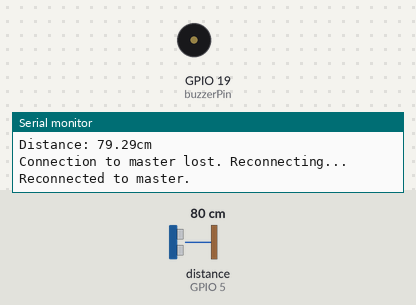
A sketch run on a simulated ESP32. Parts: buzzer (waves = sounding, pin HIGH), the last lines printed to the serial monitor. Wiring (inferred from the names in the program): ultrasonic range finder: trigger GPIO 4; echo GPIO 5. Inputs (shaded band) come from the test bench; at power-on: distance to the obstacle (sensor on GPIO 5) 80 cm. The echo pulse lasts 58.3 µs per cm; WiFi joins after 1.5 s; servers stay silent unless stated; pins used as bus, display or sensor lines are not drawn.

Above: at 3.0 s.
3.1 s: distance to the obstacle (sensor on GPIO 5) set to 8 cm
5.4 s: distance to the obstacle (sensor on GPIO 5) set to 5 cm
At 6.8 s:
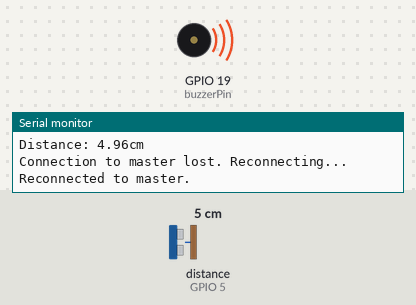
7.9 s: distance to the obstacle (sensor on GPIO 5) set to 9 cm
At 9.8 s:
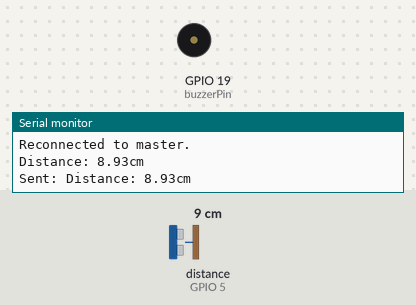
10.1 s: distance to the obstacle (sensor on GPIO 5) set to 2 cm
At 11.6 s:
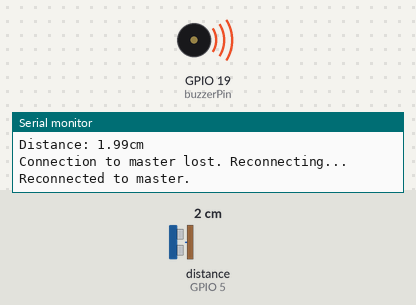
Timing chart, 0 to 13.1 s (numbered marks = the images above; inputs shaded):
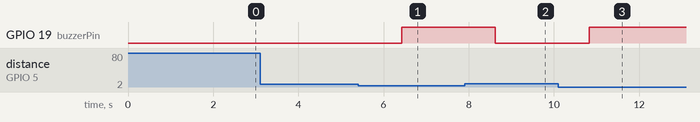

The sketch:

Monitoring.ino
```cpp
#define BLYNK_TEMPLATE_ID "TMPL6sea6MyLQ"
#define BLYNK_TEMPLATE_NAME "uas"
#define BLYNK_AUTH_TOKEN "SdjK5Kt_nZ4MUttY2gmizZDN_dmH5v5Y"


#include <WiFi.h>
#include <BlynkSimpleEsp32.h>

char auth[] = "SdjK5Kt_nZ4MUttY2gmizZDN_dmH5v5Y"; // Masukkan token autentikasi Blynk Anda
char ssid[] = "yaudah pake"; // Masukkan nama jaringan WiFi Anda
char pass[] = "masukaja"; // Masukkan sandi WiFi Anda

const int trigPin = 4;    // Pin Trigger dari sensor HCSR04
const int echoPin = 5;    // Pin Echo dari sensor HCSR04
const int buzzerPin = 19;  // Pin Buzzer

const char* host = "192.168.85.213";
const uint16_t port = 80;
WiFiClient client;

void setup() {
  Serial.begin(115200);
  Blynk.begin(auth, ssid, pass);
  pinMode(trigPin, OUTPUT);
  pinMode(echoPin, INPUT);
  pinMode(buzzerPin, OUTPUT);  // Set pin buzzer sebagai output
}

void loop() {
  Blynk.run();

  // Trigger the ultrasonic sensor
  digitalWrite(trigPin, LOW);
  delayMicroseconds(2);
  digitalWrite(trigPin, HIGH);
  delayMicroseconds(10);
  digitalWrite(trigPin, LOW);

  // Measure the pulse duration of the echo pin
  long duration = pulseIn(echoPin, HIGH);

  // Calculate the distance in centimeters
  float distance = duration * 0.034 / 2;

  // Print the distance to the serial monitor
  Serial.print("Distance: ");
  Serial.print(distance);
  Serial.println("cm");

  // Sending distance data to master via WiFi
  String message = "Distance: " + String(distance) + "cm";
  if (client.connected()) {
    client.println(message);
    Serial.println("Sent: " + message);
  } else {
    Serial.println("Connection to master lost. Reconnecting...");
    if (client.connect(host, port)) {
      Serial.println("Reconnected to master.");
    } else {
      Serial.println("Reconnection failed.");
    }
  }

  // Sending distance data to Blynk
  Blynk.virtualWrite(V0, distance);

  // Control the buzzer based on distance
  if (distance < 6) {
    digitalWrite(buzzerPin, HIGH); // Buzzer aktif jika jarak < 6 cm
  } else {
    digitalWrite(buzzerPin, LOW); // Buzzer mati jika jarak >= 6 cm
  }

  delay(1000); // Delay sebelum membaca kembali
}
```

Measured:
- the behaviour switches between 7 and 6 cm on distance to the obstacle (sensor on GPIO 5) (found by bisection; images 0 and 1)
- after the input at 5.4 s, GPIO 19 (buzzerPin): LOW → HIGH after 1.0 s
- after the input at 7.9 s, GPIO 19 (buzzerPin): HIGH → LOW after 0.72 s
- after the input at 10.1 s, GPIO 19 (buzzerPin): LOW → HIGH after 0.73 s
